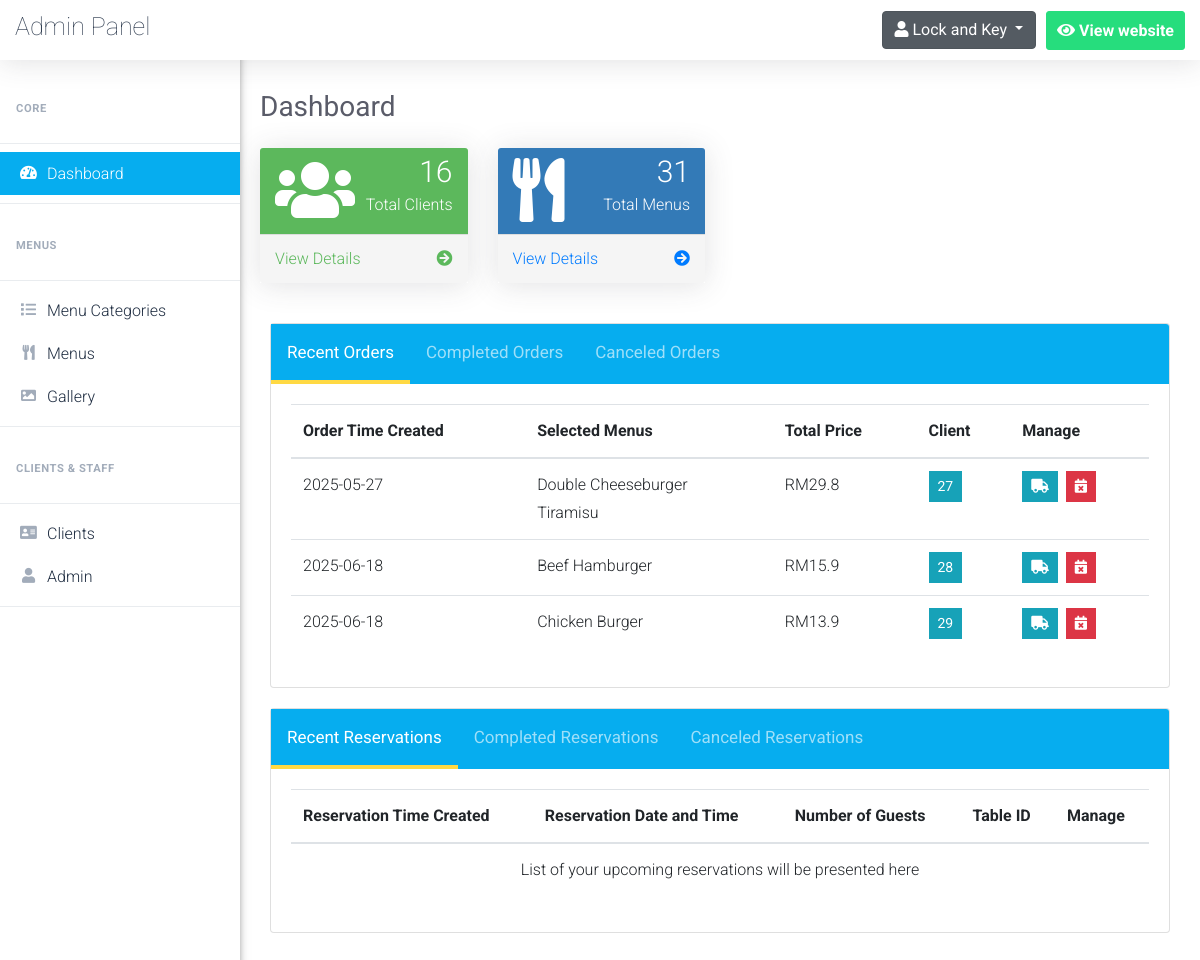
/admin/dashboard.php (signed in), run on an earlier commit of the app's database.
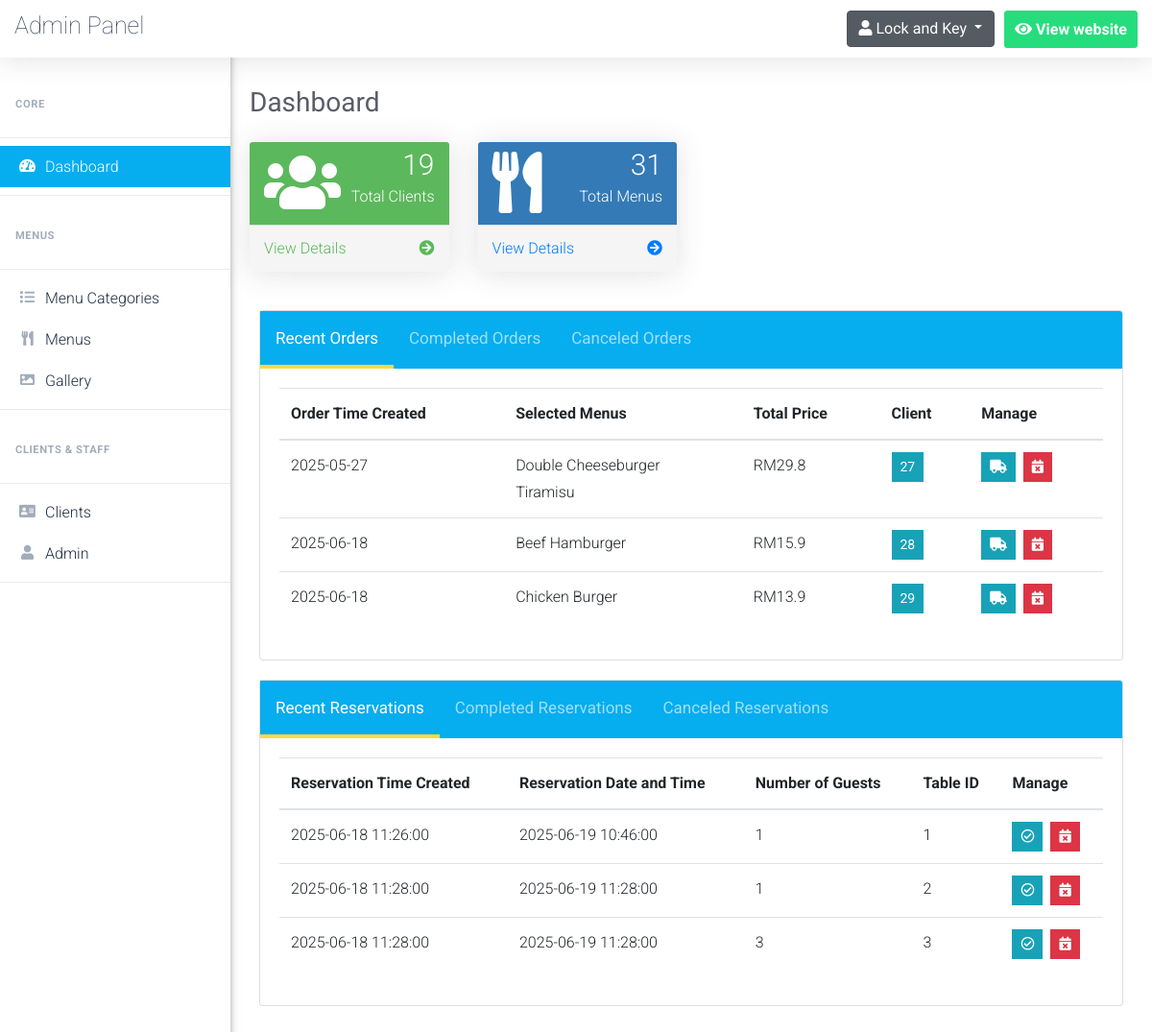
And on a later commit of the database.
### tables this page shows
CREATE TABLE `placed_orders` (
  `order_id` int(5) NOT NULL,
  `order_time` date NOT NULL,
  `client_id` int(5) NOT NULL,
  `delivery_address` varchar(255) NOT NULL,
  `delivered` tinyint(1) NOT NULL DEFAULT 0,
  `canceled` tinyint(1) NOT NULL DEFAULT 0,
  `cancellation_reason` varchar(255) DEFAULT NULL
);

CREATE TABLE `clients` (
  `client_id` int(5) NOT NULL,
  `client_name` varchar(50) NOT NULL,
  `client_phone` varchar(50) NOT NULL,
  `client_email` varchar(100) NOT NULL
);

CREATE TABLE `reservations` (
  `reservation_id` int(5) NOT NULL,
  `date_created` datetime NOT NULL,
  `client_id` int(5) NOT NULL,
  `selected_time` datetime NOT NULL,
  `nbr_guests` int(2) NOT NULL,
  `table_id` int(3) NOT NULL,
  `liberated` tinyint(1) NOT NULL DEFAULT 0,
  `canceled` tinyint(1) NOT NULL DEFAULT 0,
  `cancellation_reason` text DEFAULT NULL
);

### admin/dashboard.php (the view, shortened to what the rows shown need)
<?php
    include 'connect.php';
    include 'Includes/templates/header.php';
    if(isset($_SESSION['username_restaurant_qRewacvAqzA']) && isset($_SESSION['password_restaurant_qRewacvAqzA']))
    {
    	include 'Includes/templates/navbar.php';
    	?>
            <div class="card" style = "margin: 20px 10px">
                <div class="card-body">
                    <div class='responsive-table'>
                        <table class="table X-table tabcontent_orders" id="recent_orders" style="display:table">
                            <thead>
                                <tr>
                                    <th>
                                        Order Time Created
                                    </th>
                                    <th>
                                        Selected Menus
                                    </th>
                                    <th>
                                        Total Price
                                    </th>
                                    <th>
                                        Client
                                    </th>
                                    <th>
                                        Manage
                                    </th>
                                </tr>
                            </thead>
                            <tbody>
                                <?php
                                    $stmt = $con->prepare("SELECT *
                                                    FROM placed_orders po , clients c
                                                    where
                                                        po.client_id = c.client_id
                                                    and canceled = 0
                                                    and delivered = 0
                                                    order by order_time;
                                                    ");
                                    $stmt->execute();
                                    $placed_orders = $stmt->fetchAll();
                                    $count = $stmt->rowCount();
                                    if($count == 0)
                                    {
                                        echo "<tr>";
                                            echo "<td colspan='5' style='text-align:center;'>";
                                                echo "List of your recent orders will be presented here";
                                            echo "</td>";
                                        echo "</tr>";
                                    }
                                    else
                                    {
                                        foreach($placed_orders as $order)
                                        {
                                            echo "<tr>";
                                                echo "<td>";
                                                    echo $order['order_time'];
                                                echo "</td>";
                                                echo "<td>";
                                                    $stmtMenus = $con->prepare("SELECT menu_name, quantity, menu_price
                                                            from menus m, in_order in_o
                                                            where m.menu_id = in_o.menu_id
                                                            and order_id = ?");
                                                    $stmtMenus->execute(array($order['order_id']));
                                                    $menus = $stmtMenus->fetchAll();
                                                    $total_price = 0;
                                                    foreach($menus as $menu)
                                                    {
                                                        echo "<span style = 'display:block'>".$menu['menu_name']."</span>";
                                                        $total_price += ($menu['menu_price']*$menu['quantity']);
                                                    }
                                                echo "</td>";
                                                echo "<td>";
                                                    echo "RM".$total_price;
                                                echo "</td>";
                                                echo "<td>";
                                                    ?>
                                                        <button class="btn btn-info btn-sm rounded-0" type="button" data-toggle="modal" data-target="#<?php echo "client_".$order['client_id']; ?>" data-placement="top">
                                                            <?php echo $order['client_id']; ?>
                                                        </button>
                                                    <?php
                                                echo "</td>";
                                                echo "<td>";
                                                    $cancel_data = "cancel_order".$order["order_id"];
                                                    $deliver_data = "deliver_order".$order["order_id"];
                                                    ?>
                                                    <ul class="list-inline m-0">
                                                        <li class="list-inline-item" data-toggle="tooltip" title="Deliver Order">
                                                            <button class="btn btn-info btn-sm rounded-0" type="button" data-toggle="modal" data-target="#<?php echo $deliver_data; ?>" data-placement="top">
                                                                <i class="fas fa-truck"></i>
                                                            </button>
                                                        </li>
                                                        <li class="list-inline-item" data-toggle="tooltip" title="Cancel Order">
                                                            <button class="btn btn-danger btn-sm rounded-0" type="button" data-toggle="modal" data-target="#<?php echo $cancel_data; ?>" data-placement="top">
                                                                <i class="fas fa-calendar-times"></i>
                                                            </button>
                                                        </li>
                                                    </ul>
                                                    <?php
                                                echo "</td>";
                                            echo "</tr>";
                                        }
                                    }
                                ?>
                            </tbody>
                        </table>
                    </div>
                </div>
            </div>
            <div class="card" style = "margin: 20px 10px">
                <div class="card-body">
                    <div class='responsive-table'>
                        <table class="table X-table tabcontent_reservations" id="recent_reservations" style="display:table">
                            <thead>
                                <tr>
                                    <th>
                                        Reservation Time Created
                                    </th>
                                    <th>
                                        Reservation Date and Time
                                    </th>
                                    <th>
                                        Number of Guests
                                    </th>
                                    <th>
                                        Table ID
                                    </th>
                                    <th>
                                        Manage
                                    </th>
                                </tr>
                            </thead>
                            <tbody>
                                <?php
                                    $stmt = $con->prepare("SELECT *
                                                    FROM reservations
                                                    where
                                                        selected_time > ? and canceled = 0
                                                    ");
                                    $timestamp = time();
                                    $formatted_time = date('y-m-d h:i:s', $timestamp);
                                    $stmt->execute(array($formatted_time));
                                    $reservations = $stmt->fetchAll();
                                    $count = $stmt->rowCount();
                                    if($count == 0)
                                    {
                                        echo "<tr>";
                                            echo "<td colspan='5' style='text-align:center;'>";
                                                echo "List of your upcoming reservations will be presented here";
                                            echo "</td>";
                                        echo "</tr>";
                                    }
                                    else
                                    {
                                        foreach($reservations as $reservation)
                                        {
                                            echo "<tr>";
                                                echo "<td>";
                                                    echo $reservation['date_created'];
                                                echo "</td>";
                                                echo "<td>";
                                                    echo $reservation['selected_time'];
                                                echo "</td>";
                                                echo "<td>";
                                                    echo $reservation['nbr_guests'];
                                                echo "</td>";
                                                echo "<td>";
                                                    echo $reservation['table_id'];
                                                echo "</td>";
                                                echo "<td>";
                                                    $cancel_data_reservation = "cancel_reservation".$reservation["reservation_id"];
                                                    $liberate_data = "liberate_table".$reservation["reservation_id"];
                                                    ?>
                                                    <ul class="list-inline m-0">
                                                        <li class="list-inline-item" data-toggle="tooltip" title="Liberate Table">
                                                            <button class="btn btn-info btn-sm rounded-0" type="button" data-toggle="modal" data-target="#<?php echo $liberate_data; ?>" data-placement="top">
                                                                <i class="far fa-check-circle"></i>
                                                            </button>
                                                        </li>
                                                        <li class="list-inline-item" data-toggle="tooltip" title="Cancel Reservation">
                                                            <button class="btn btn-danger btn-sm rounded-0" type="button" data-toggle="modal" data-target="#<?php echo $cancel_data_reservation; ?>" data-placement="top">
                                                                <i class="fas fa-calendar-times"></i>
                                                            </button>
                                                        </li>
                                                    </ul>
                                                    <?php
                                                echo "</td>";
                                            echo "</tr>";
                                        }
                                    }
                                ?>
                            </tbody>
                        </table>
                    </div>
                </div>
            </div>
        <?php
    	include 'Includes/templates/footer.php';
    }
    else
    {
    	header("Location: index.php");
    	exit();
    }
?>

What changed in the data, as far as the page shows it:
added reservations: date_created "2025-06-18 11:26:00", selected_time "2025-06-19 10:46:00", nbr_guests "1", table "1"
added reservations: date_created "2025-06-18 11:28:00", selected_time "2025-06-19 11:28:00", nbr_guests "1", table "2"
added reservations: date_created "2025-06-18 11:28:00", selected_time "2025-06-19 11:28:00", nbr_guests "3", table "3"
Also different on the page:
countItems("client_id", "clients"): "16" → "19"
text no longer shown: "List of your upcoming reservations will be presented here"
